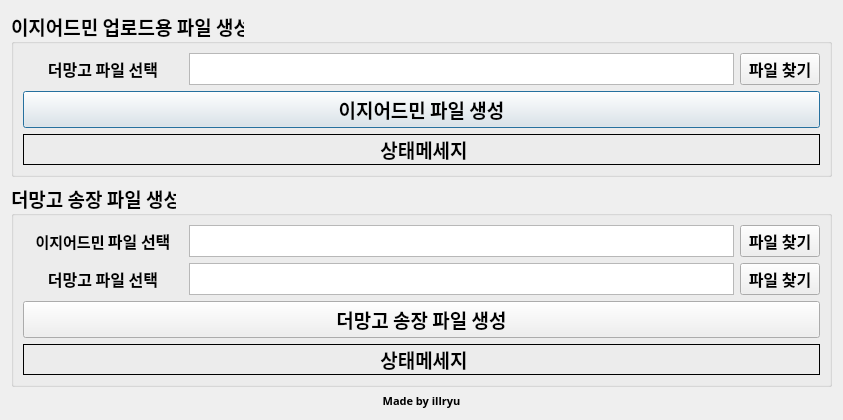
<?xml version="1.0" encoding="UTF-8"?>
<ui version="4.0">
 <class>Dialog</class>
 <widget class="QDialog" name="Dialog">
  <property name="geometry">
   <rect>
    <x>0</x>
    <y>0</y>
    <width>843</width>
    <height>382</height>
   </rect>
  </property>
  <property name="windowTitle">
   <string>Dialog</string>
  </property>
  <layout class="QGridLayout" name="gridLayout_3">
   <item row="1" column="0" colspan="2">
    <widget class="QGroupBox" name="groupBox">
     <property name="font">
      <font>
       <family>맑은 고딕</family>
       <pointsize>14</pointsize>
       <weight>75</weight>
       <bold>true</bold>
      </font>
     </property>
     <property name="focusPolicy">
      <enum>Qt::NoFocus</enum>
     </property>
     <property name="title">
      <string>이지어드민 업로드용 파일 생성</string>
     </property>
     <layout class="QGridLayout" name="gridLayout_4">
      <property name="sizeConstraint">
       <enum>QLayout::SetDefaultConstraint</enum>
      </property>
      <item row="1" column="0">
       <layout class="QVBoxLayout" name="verticalLayout">
        <item>
         <widget class="QPushButton" name="make_admin_file_btn">
          <property name="font">
           <font>
            <family>맑은 고딕</family>
           </font>
          </property>
          <property name="text">
           <string>이지어드민 파일 생성</string>
          </property>
         </widget>
        </item>
        <item>
         <widget class="QLabel" name="status_label">
          <property name="font">
           <font>
            <family>맑은 고딕</family>
           </font>
          </property>
          <property name="frameShape">
           <enum>QFrame::Box</enum>
          </property>
          <property name="text">
           <string>&lt;html&gt;&lt;head/&gt;&lt;body&gt;&lt;p align=&quot;center&quot;&gt;상태메세지&lt;/p&gt;&lt;/body&gt;&lt;/html&gt;</string>
          </property>
         </widget>
        </item>
       </layout>
      </item>
      <item row="0" column="0">
       <layout class="QGridLayout" name="gridLayout_2">
        <item row="0" column="0">
         <widget class="QLabel" name="label_13">
          <property name="minimumSize">
           <size>
            <width>160</width>
            <height>0</height>
           </size>
          </property>
          <property name="font">
           <font>
            <family>맑은 고딕</family>
            <pointsize>12</pointsize>
            <weight>75</weight>
            <bold>true</bold>
           </font>
          </property>
          <property name="text">
           <string>&lt;html&gt;&lt;head/&gt;&lt;body&gt;&lt;p align=&quot;center&quot;&gt;더망고 파일 선택&lt;/p&gt;&lt;/body&gt;&lt;/html&gt;</string>
          </property>
          <property name="alignment">
           <set>Qt::AlignCenter</set>
          </property>
         </widget>
        </item>
        <item row="0" column="2">
         <layout class="QHBoxLayout" name="horizontalLayout_2">
          <item>
           <widget class="QTextBrowser" name="mango_xls_box">
            <property name="minimumSize">
             <size>
              <width>0</width>
              <height>20</height>
             </size>
            </property>
            <property name="maximumSize">
             <size>
              <width>16777215</width>
              <height>700</height>
             </size>
            </property>
            <property name="font">
             <font>
              <pointsize>9</pointsize>
             </font>
            </property>
           </widget>
          </item>
          <item>
           <widget class="QPushButton" name="search_mango_xls_btn">
            <property name="font">
             <font>
              <family>맑은 고딕</family>
              <pointsize>12</pointsize>
              <weight>75</weight>
              <bold>true</bold>
             </font>
            </property>
            <property name="text">
             <string>파일 찾기</string>
            </property>
           </widget>
          </item>
         </layout>
        </item>
       </layout>
      </item>
     </layout>
    </widget>
   </item>
   <item row="3" column="0" colspan="2">
    <widget class="QGroupBox" name="groupBox_2">
     <property name="font">
      <font>
       <family>맑은 고딕</family>
       <pointsize>14</pointsize>
       <weight>75</weight>
       <bold>true</bold>
      </font>
     </property>
     <property name="title">
      <string>더망고 송장 파일 생성</string>
     </property>
     <layout class="QGridLayout" name="gridLayout">
      <item row="0" column="0">
       <layout class="QVBoxLayout" name="verticalLayout_2">
        <item>
         <layout class="QHBoxLayout" name="horizontalLayout_3">
          <item>
           <widget class="QLabel" name="label_18">
            <property name="minimumSize">
             <size>
              <width>160</width>
              <height>0</height>
             </size>
            </property>
            <property name="font">
             <font>
              <family>맑은 고딕</family>
              <pointsize>12</pointsize>
              <weight>75</weight>
              <bold>true</bold>
             </font>
            </property>
            <property name="frameShape">
             <enum>QFrame::NoFrame</enum>
            </property>
            <property name="text">
             <string>&lt;html&gt;&lt;head/&gt;&lt;body&gt;&lt;p align=&quot;center&quot;&gt;&lt;span style=&quot; font-size:11pt;&quot;&gt;이지어드민 &lt;/span&gt;파일 선택&lt;/p&gt;&lt;/body&gt;&lt;/html&gt;</string>
            </property>
            <property name="alignment">
             <set>Qt::AlignCenter</set>
            </property>
           </widget>
          </item>
          <item>
           <widget class="QTextBrowser" name="admin_xls_box">
            <property name="minimumSize">
             <size>
              <width>0</width>
              <height>20</height>
             </size>
            </property>
            <property name="font">
             <font>
              <pointsize>9</pointsize>
             </font>
            </property>
           </widget>
          </item>
          <item>
           <widget class="QPushButton" name="search_admin_xls_btn">
            <property name="font">
             <font>
              <family>맑은 고딕</family>
              <pointsize>12</pointsize>
              <weight>75</weight>
              <bold>true</bold>
             </font>
            </property>
            <property name="text">
             <string>파일 찾기</string>
            </property>
           </widget>
          </item>
         </layout>
        </item>
        <item>
         <layout class="QHBoxLayout" name="horizontalLayout_5">
          <item>
           <widget class="QLabel" name="label_20">
            <property name="minimumSize">
             <size>
              <width>160</width>
              <height>0</height>
             </size>
            </property>
            <property name="font">
             <font>
              <family>맑은 고딕</family>
              <pointsize>12</pointsize>
              <weight>75</weight>
              <bold>true</bold>
             </font>
            </property>
            <property name="frameShape">
             <enum>QFrame::NoFrame</enum>
            </property>
            <property name="text">
             <string>&lt;html&gt;&lt;head/&gt;&lt;body&gt;&lt;p align=&quot;center&quot;&gt;더망고　 파일 선택&lt;/p&gt;&lt;/body&gt;&lt;/html&gt;</string>
            </property>
            <property name="alignment">
             <set>Qt::AlignCenter</set>
            </property>
           </widget>
          </item>
          <item>
           <widget class="QTextBrowser" name="mango_xlsx_box">
            <property name="minimumSize">
             <size>
              <width>0</width>
              <height>20</height>
             </size>
            </property>
            <property name="font">
             <font>
              <pointsize>9</pointsize>
             </font>
            </property>
           </widget>
          </item>
          <item>
           <widget class="QPushButton" name="search_mango_xlsx_btn">
            <property name="font">
             <font>
              <family>맑은 고딕</family>
              <pointsize>12</pointsize>
              <weight>75</weight>
              <bold>true</bold>
             </font>
            </property>
            <property name="text">
             <string>파일 찾기</string>
            </property>
           </widget>
          </item>
         </layout>
        </item>
        <item>
         <widget class="QPushButton" name="make_mangofile_btn">
          <property name="text">
           <string>더망고 송장 파일 생성</string>
          </property>
         </widget>
        </item>
        <item>
         <widget class="QLabel" name="status_label2">
          <property name="font">
           <font>
            <family>맑은 고딕</family>
           </font>
          </property>
          <property name="frameShape">
           <enum>QFrame::Box</enum>
          </property>
          <property name="text">
           <string>&lt;html&gt;&lt;head/&gt;&lt;body&gt;&lt;p align=&quot;center&quot;&gt;상태메세지&lt;/p&gt;&lt;/body&gt;&lt;/html&gt;</string>
          </property>
         </widget>
        </item>
       </layout>
      </item>
     </layout>
    </widget>
   </item>
   <item row="4" column="0" colspan="2">
    <widget class="QLabel" name="label">
     <property name="font">
      <font>
       <family>맑은 고딕</family>
       <pointsize>8</pointsize>
       <weight>75</weight>
       <bold>true</bold>
      </font>
     </property>
     <property name="text">
      <string>Made by illryu</string>
     </property>
     <property name="alignment">
      <set>Qt::AlignCenter</set>
     </property>
    </widget>
   </item>
  </layout>
 </widget>
 <resources/>
 <connections/>
</ui>
